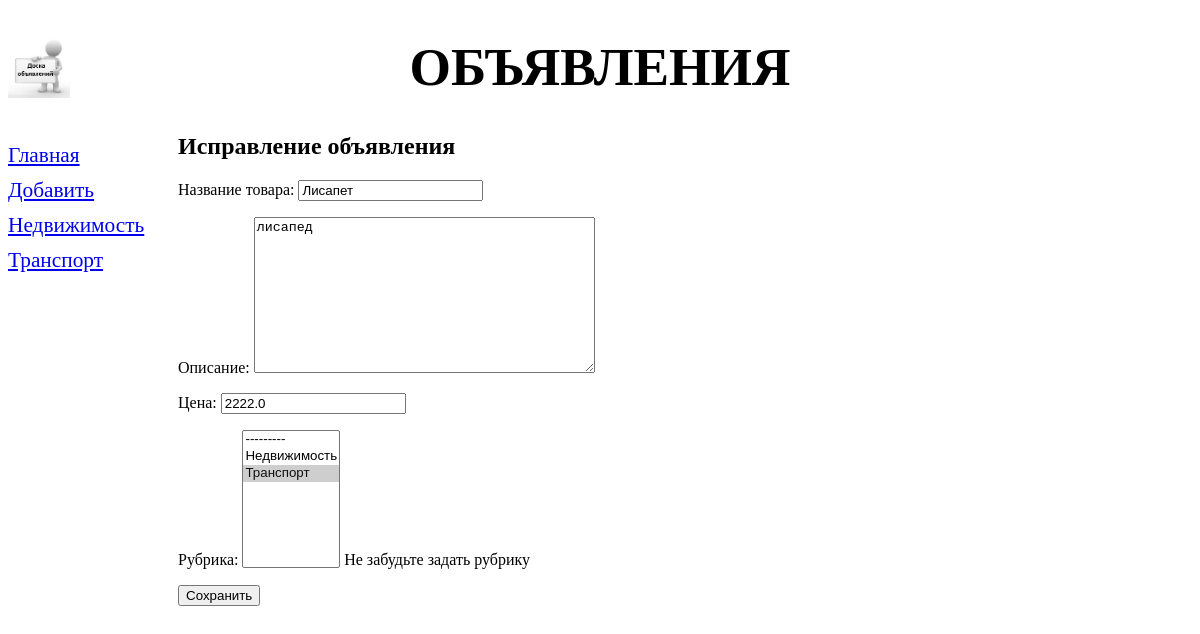
/bboard/edit/10/, run on the app's committed database.
### bboard/models.py (models this page shows)
class Rubric(models.Model):
    name = models.CharField(max_length=20, db_index=True, verbose_name='Название')
    class Meta:
        verbose_name_plural = 'Рубрики'
        verbose_name = 'Рубрика'
        ordering = ['name']
    def __str__(self):
        return self.name

class Bb(models.Model):
    title = models.CharField(max_length=50, verbose_name='Товар')
    content = models.TextField(null=True, blank=True, verbose_name='Описание')
    price = models.FloatField(null=True, blank=True, verbose_name='Цена')
    published = models.DateTimeField(auto_now_add=True, db_index=True, verbose_name='Опубликовано')
    rubric = models.ForeignKey('Rubric', null=True, on_delete=models.PROTECT, verbose_name='Рубрика')
    class Meta:
        verbose_name_plural = 'Объявления'
        verbose_name = 'Объявление'
        ordering = ['-published']

### bboard/views.py (the view)
# urls.py: path('edit/<int:pk>/', BbEditView.as_view(), name='edit'),
class BbEditView(UpdateView):
    model = Bb
    form_class = BbForm
    success_url = '/'
    def get_context_data(self, *args, **kwargs):
        context = super().get_context_data(*args, **kwargs)
        context['rubrics'] = Rubric.objects.all()
        return context

### bboard/forms.py
class BbForm(forms.ModelForm):
    price = forms.DecimalField(label='Цена', decimal_places=2)
    rubric = forms.ModelChoiceField(queryset=Rubric.objects.all(),
                                    label='Рубрика', help_text='He забудьте задать рубрику',
                                    widget=forms.widgets.Select(attrs={'size': 8}))
    class Meta:
        model = Bb
        fields = ('title', 'content', 'price', 'rubric')
        labels = {'title': 'Название товара'}

### templates/bboard/bb_form.html (shortened to what this page needs)
{% extends 'layout/basic.html' %}
{% block content %}
<H1>Исправление объявления</H1>
<form method="post">
    {{ form.as_p }}
    <input type="submit" value="Сохранить">
</form>
{% endblock %}

### templates/layout/basic.html (shortened to what this page needs)
{% load static %}
<!DOCTYPE html>
<html lang="ru">
<head>
    <link rel="stylesheet" type="text/css" href="{% static 'bboard/style.css' %}">
</head>
<body>
<header>
    <h1>Объявления</h1>
</header>
<nav>
    <a href="{% url 'index' %}">Главная</a>
    <a href="{% url 'add' %}">Добавить</a>
    {% for rubric in rubrics %}
        <a href="{% url 'by_rubric' rubric.pk %}">{{ rubric.name }}</a>
    {% endfor %}
</nav>
<section>
    {% block content %}
    {% endblock %}
</section>
</body>
</html>

### static/bboard/style.css (style rules this page uses)
header h1 { font-size: 40pt; text-transform: uppercase; text-align: center; background: url("bg.jpg") left/auto 100% no-repeat; }
nav { font-size: 16pt; width: 150px; float: left; }
nav a { display: block; margin: 10px 0; }
section { margin-left: 170px; }

### data on the page
Rubric: name "Недвижимость"
Rubric: name "Транспорт"
Bb: title "Лисапет", content "лисапед", price "2222.0", rubric "--------- / Недвижимость / Транспорт ☑"
